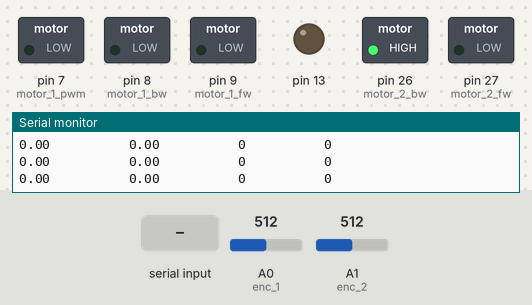
Bench run of a sketch on a simulated Arduino Mega 2560, built with avr-gcc and run on an emulated ATmega2560. On the bench: switched loads named in the sketch (green lamp = pin HIGH), output pins drawn as LEDs (lit = HIGH), the last lines printed to the serial monitor. The inputs (shaded band) are chosen by the test bench; at power-on: A0 (enc_1) = 512, A1 (enc_2) = 512.

Above: at 1.2 s.
1.3 s: A0 (enc_1) set to 509
At 1.9 s:
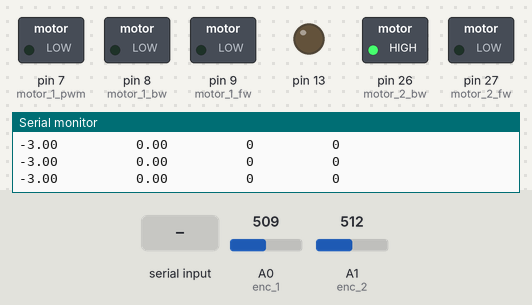
2.8 s: A1 (enc_2) set to 509
At 3.5 s:
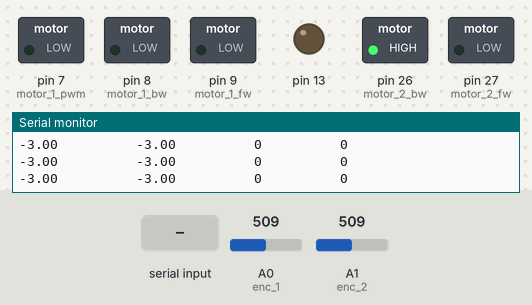
5.8 s: "t" received over Serial
At 7.5 s:
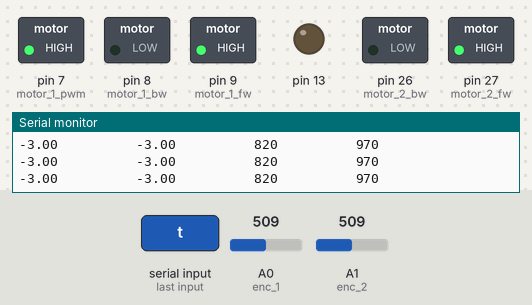
8.8 s: "r" received over Serial
At 8.99 s:
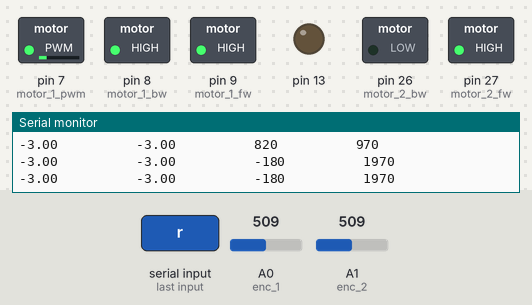
11.8 s: A0 (enc_1) set to 716
At 14.2 s:
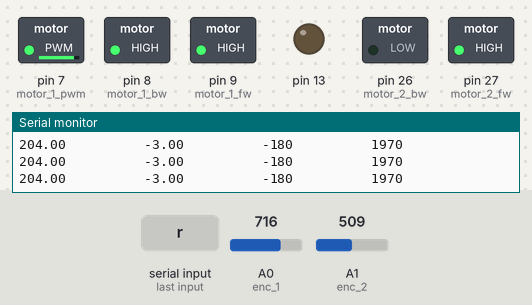
14.8 s: "q" received over Serial
At 14.97 s:
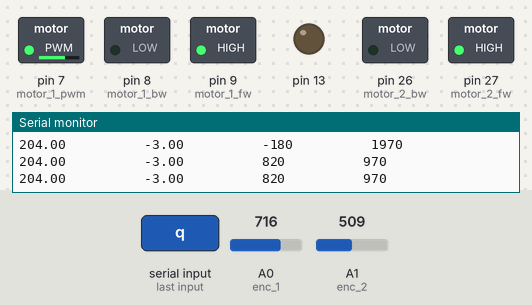
Timing chart, 0 to 17.8 s (numbered marks = the images above; inputs shaded):
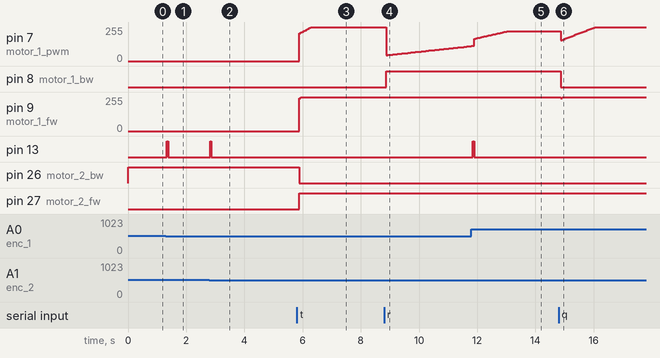

Measured:
- after the input at 1.3 s, pin 13: LOW → HIGH at once, → LOW 0.04 s later
- after the input at 2.8 s, pin 13: LOW → HIGH at once, → LOW 0.03 s later
- after the input at 5.8 s, pin 7 (motor_1_pwm): moves from 0/255 to 255/255 over 0.45 s, starting after 0.08 s; pin 9 (motor_1_fw): 0/255 → 255/255 after 0.08 s; pin 26 (motor_2_bw): HIGH → LOW after 0.08 s; pin 27 (motor_2_fw): LOW → HIGH after 0.08 s
- after the input at 8.8 s, pin 8 (motor_1_bw): LOW → HIGH after 0.08 s
- after the input at 11.8 s, pin 13: LOW → HIGH after 0.05 s, → LOW 0.05 s later
- after the input at 14.8 s, pin 8 (motor_1_bw): HIGH → LOW after 0.07 s; pin 9 (motor_1_fw): 255/255 → 247/255 after 0.07 s, → 254/255 0.05 s later, → 255/255 0.05 s later

The sketch:

enc_with_same_func_for_2_enc.ino
```cpp
//delete flags

int enc_1=0;
int enc_2=1;                        //enc intitialization

int motor_1_fw=9;
int motor_1_bw=8;
int motor_2_fw=27;                  //motor intitialization
int motor_2_bw=26;


int motor_1_pwm=7;
int motor_2_pwm=9;                   //motor intitialization


int initial_pos_1=0;
int current_pos_1=0;
float steps_1=0;                                //steps func intitialization for 1st enc
int enc_steps_1(int,int,float,int);


int initial_pos_2=0;
int current_pos_2=0;                            //steps func intitialization for 2nd enc
float steps_2=0;


int f;
float t=979;


                                    //1530      1468

int target_2=-979*0;int old_target_2=0;int t2;
float kp_2=0.248 , ki_2=0.00687, kd_2=0;
boolean a_2=LOW,b_2=LOW;int pwmval_2=0;              //pid initialization enc 2

int pidfunc_2(int,int,int);


int target_1=1020*0;int old_target_1=0;int t1;
float kp_1=0.248, ki_1=0.006871, kd_1=0;
boolean a_1=LOW,b_1=LOW;int pwmval_1=0;              //pid initialization enc 1

float q;                                               //gyro initialization
float yaw;
float initial_yaw;
float target_yaw=0;
float kp_g=2, ki_g=0.05, kd_g=0;


int pidfunc_1(int,int,int);
void drive_enc();
void target_func();
void gyro_drive();
float gyro_pid_func(float);
void pid_parameter();

int initial_timer=millis();
int final_timer=millis();
int brake_timer_1=millis();
int brake_timer_2=millis();


void setup() {
  // put your setup code here, to run once:
pinMode(enc_1,INPUT);
pinMode(enc_2,INPUT);


pinMode(motor_1_fw,OUTPUT);
pinMode(motor_1_bw,OUTPUT);
pinMode(motor_2_fw,OUTPUT);
pinMode(motor_2_bw,OUTPUT);
pinMode(motor_1_pwm,OUTPUT);
pinMode(motor_2_pwm,OUTPUT);
pinMode(13,OUTPUT);


initial_pos_1=analogRead(enc_1);
initial_pos_2=analogRead(enc_2);

Serial.begin(9600);
Serial.println("start");

Serial3.begin(250000);
//Serial3.println("start");
//delay(15000);


if(Serial3.available()>0)
{initial_yaw=Serial.read();}
 yaw=initial_yaw;
 Serial3.flush();
}

void loop() {//Serial.print(target_1);Serial.print("        ");Serial.println(target_2);
  // put your main code here, to run repeatedly:


target_func();


current_pos_1=analogRead(enc_1);
steps_1=enc_steps(current_pos_1,initial_pos_1,steps_1,0);{  initial_pos_1=current_pos_1;}Serial.print(steps_1);Serial.print("          ");


current_pos_2=analogRead(enc_2);
steps_2=enc_steps(current_pos_2,initial_pos_2,steps_2,1);{  initial_pos_2=current_pos_2;}Serial.print(steps_2);Serial.print("          ");Serial.print(target_1);Serial.print("          ");Serial.println(target_2);


pwmval_2=pidfunc_2(steps_2,target_2,pwmval_2);
pwmval_1=pidfunc_1(steps_1,target_1,pwmval_1);
drive_enc();

digitalWrite(13,LOW);

if(Serial3.available()>0)
{yaw=Serial3.read();}
q=gyro_pid_func(target_yaw);//Serial.println(yaw);


//gyro_drive();


}


int enc_steps(int cp,int ip,float s,int l)
{
  int ref_vol;
  if(l=0)
  {ref_vol=1020;}
  else
  {ref_vol=979;}

  if(cp>ip+2  ||  cp+2<ip  )
  {digitalWrite(13,HIGH);
    if(cp>ip)
    {   if(cp>ip+480)
             {s=s-(ip+1+ref_vol-cp);}
        else
      {s=s+(cp-ip);}
      }

   if(cp<ip)
    {   if(cp+480<ip)
             {s=s+(cp+1+ref_vol-ip);}
        else
              {s=s-(ip-cp);}
              }


    //Serial.print(s);Serial.print("                   ");
    delay(10);

  }
   return(s);
}


int pidfunc_2(int currentvalue,int targetvalue,int pwmvalue)

 {
   pwmvalue=0;
    int error=targetvalue-currentvalue;static int lasterror=0;static float totalerror=160;
    float pidterm=0;

    if(currentvalue==0   &&   targetvalue==0     &&    pwmvalue==0)
    {totalerror=0;}

     if(error>0)
    {a_2=HIGH;b_2=LOW;}
    else
    {a_2=LOW;b_2=HIGH;}

    totalerror=totalerror+(error);//Serial.println(totalerror);
    pidterm=kp_2*(error)+ki_2*(totalerror)+kd_2*(error-lasterror);totalerror=constrain(totalerror,-18500,18500);
    lasterror=error;pidterm=abs(pidterm);
    //Serial.print(constrain(abs(pwmvalue+pidterm),0,235));Serial.print("          ");
    //Serial.println(error);Serial.print("      ");

    return(constrain((pwmvalue+pidterm),0,255));

   }


int pidfunc_1(int currentvalue,int targetvalue,int pwmvalue)

 {
   pwmvalue=0;
    int error=targetvalue-currentvalue;static int lasterror=0;static float totalerror=0;
    float pidterm=0;


      if(currentvalue==0   &&   targetvalue==0     &&    pwmvalue==0)
    {totalerror=0;}


     if(error>0)
    {a_1=HIGH;b_1=LOW;}
    else
    {a_1=LOW;b_1=HIGH;}


    totalerror=totalerror+(error);totalerror=constrain(totalerror,-18500,18500);
    pidterm=kp_1*(error)+ki_1*(totalerror)+kd_1*(error-lasterror);
    lasterror=error;pidterm=abs(pidterm);
    //Serial.print(constrain(abs(pwmvalue+pidterm),0,235));Serial.print("          ");
    //Serial.println(error);Serial.print("      ");

    return(constrain((pwmvalue+pidterm),0,255));

   }


void drive_enc()
{//if(t1>(millis()-brake_timer_1)   ||   t2>(millis()-brake_timer_2))
if(abs(target_2-steps_2)>30   ||  abs(target_1-steps_1)>30)
{digitalWrite(motor_1_fw,a_1);
digitalWrite(motor_1_bw,b_1);
analogWrite(motor_1_pwm,pwmval_1);//Serial.print(pwmval_1);Serial.print("          ");

digitalWrite(motor_2_fw,a_2);
digitalWrite(motor_2_bw,b_2);
analogWrite(motor_2_pwm,pwmval_2);//Serial.println(pwmval_2);
}

else
drive_brake();

}


void target_func()
{if(Serial.available()>0)
{int s=Serial.read();
if(s=='q')
{old_target_1=target_1;old_target_2=target_2;
target_1=target_1+1000+(1000/1020*41);
target_2=target_2-1000;

}
if(s=='r')
{old_target_1=target_1;old_target_2=target_2;
target_1=target_1-1000+(1000/1020*41);
target_2=target_2+1000;}
if(s=='t')
{old_target_1=target_1;old_target_2=target_2;
target_1=target_1+820;
target_2=target_2+970;}
if(s=='s')
{old_target_1=target_1;old_target_2=target_2;
target_1=target_1-820;
target_2=target_2-970;}
int m1=pidfunc_2(0,0,0);
int m2=pidfunc_1(0,0,0);
t1=abs(target_1-old_target_1)*15;
t2=abs(target_2-old_target_2)*15;
brake_timer_1=millis();
brake_timer_2=millis();}
}


float gyro_pid_func(float target_yaw)
{float currentvalue=yaw-initial_yaw;
float error=currentvalue-target_yaw; static int lasterror=0;static float totalerror=0;
float pidterm=0;
 totalerror=totalerror+(error);totalerror=constrain(totalerror,-1700,1700);
    pidterm=kp_g*(error)+ki_g*(totalerror)+kd_g*(error-lasterror);
    lasterror=error;//pidterm=abs(pidterm);

return(constrain((pidterm),-50,50));

}


void gyro_drive()
{
  if(steps_1<8000)
  {digitalWrite(motor_1_fw,1);
digitalWrite(motor_1_bw,0);
analogWrite(motor_1_pwm,200+q);//Serial.print(pwmval_1);Serial.print("          ");


digitalWrite(motor_2_fw,0);
digitalWrite(motor_2_bw,1);
analogWrite(motor_2_pwm,200-q);//Serial.println(pwmval_2);}
  }

else
drive_brake();
}


void drive_brake()
{digitalWrite(motor_1_fw,1);
digitalWrite(motor_1_bw,0);
analogWrite(motor_1_pwm,0);//Serial.print(pwmval_1);Serial.print("          ");


digitalWrite(motor_2_fw,0);
digitalWrite(motor_2_bw,1);
analogWrite(motor_2_pwm,0);//Serial.println(pwmval_2);
}


void pid_parameter()
{ if(target_1>1000   ||    target_1<-1000)

  {//kp_1=0.240; ki_1=0.007871; kd_1=0.00105;
   kp_1=0.212-abs(target_1/500000); ki_1=0.009571-abs(target_1/500000); kd_1=0.00105;
   }
  else
  {kp_1=0.210; ki_1=0.009571; kd_1=0.00105;
    }

  if(target_2>1000   ||    target_2<-1000)
  {//kp_2=0.212 ; ki_2=0.00797; kd_2=0.001;
   kp_2=0.244-abs(target_2/500000) ; ki_2=0.00817-abs(target_1/500000); kd_2=0.00105;
  }
  else
  {kp_2=0.242 ; ki_2=0.00797; kd_2=0.001;
  }
  }
```
